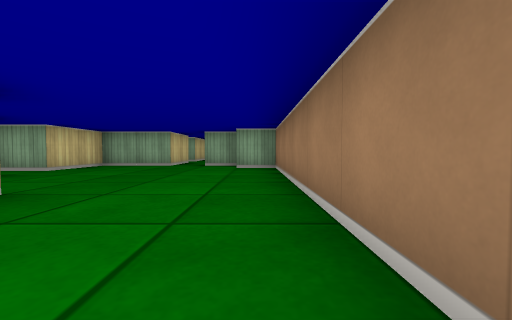
view 1 (above)

16 first-person views from a walk through a cub3D level. The camera is about half as high as the walls, tilts 2° down and sees 90° across. The floor is counted in squares. Each view is taken from the middle of a square. On the plan, view 1 faces up. The plan holds only what a view shows up to about 9 squares ahead; the rest is blank.

view 2
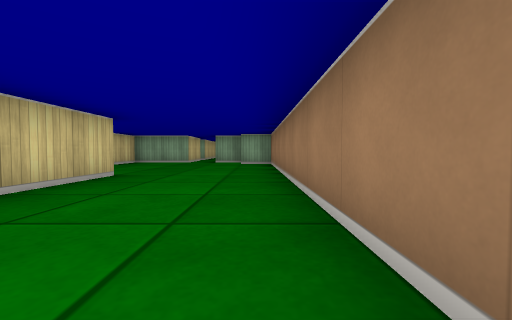

view 3
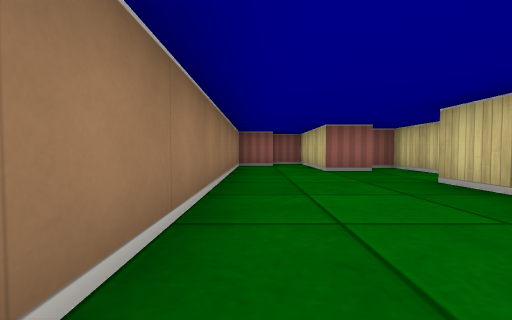

view 4
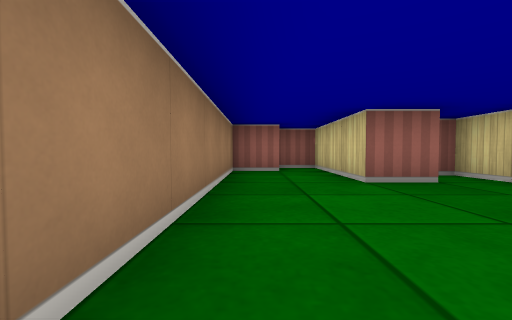

view 5
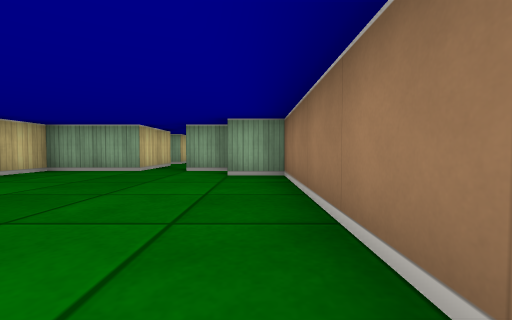

view 6
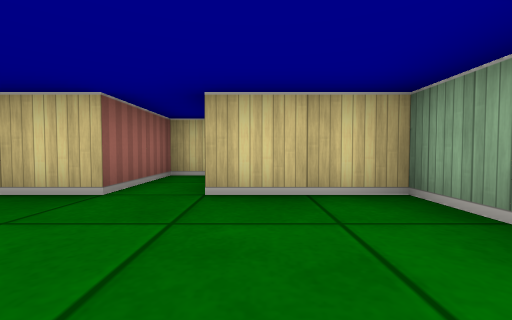

view 7
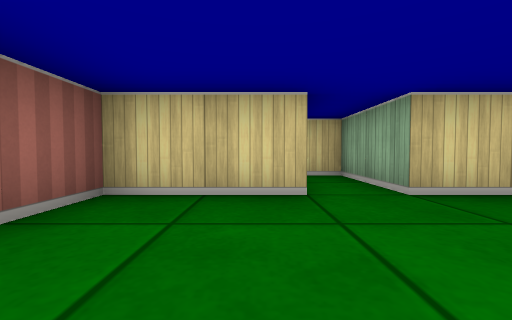

view 8
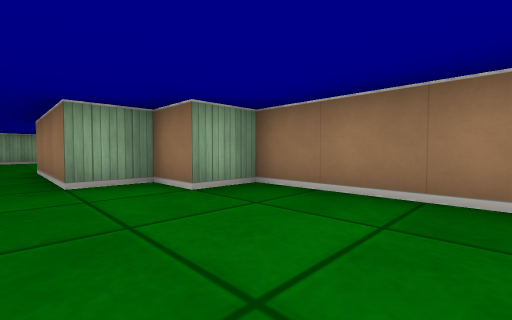

view 9
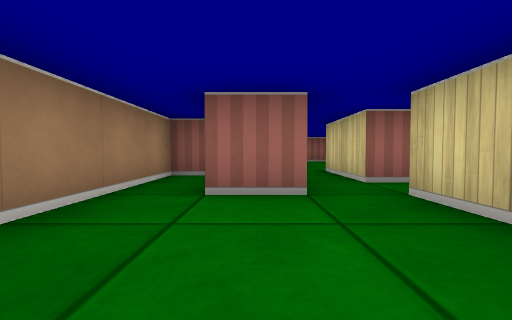

view 10
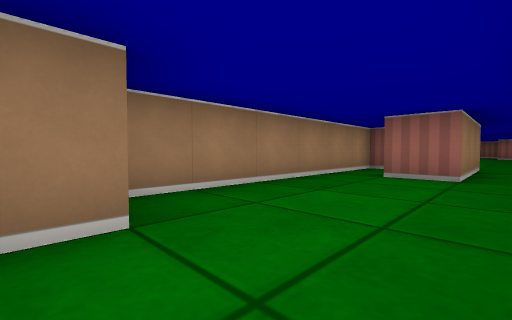

view 11
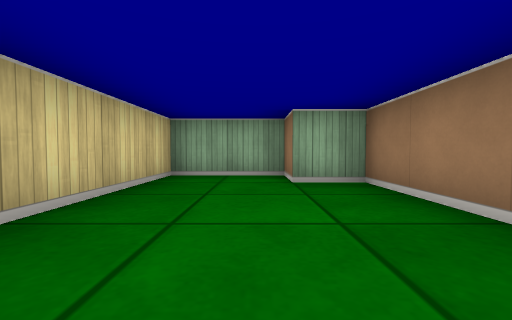

view 12
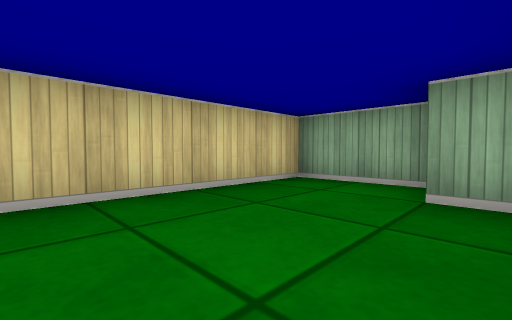

view 13
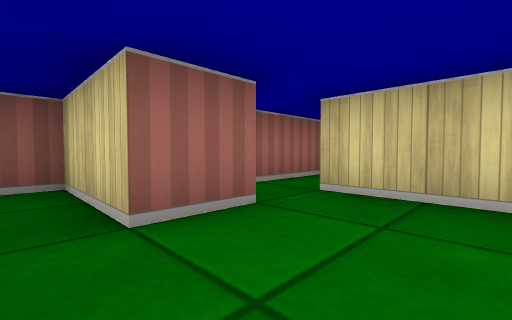

view 14
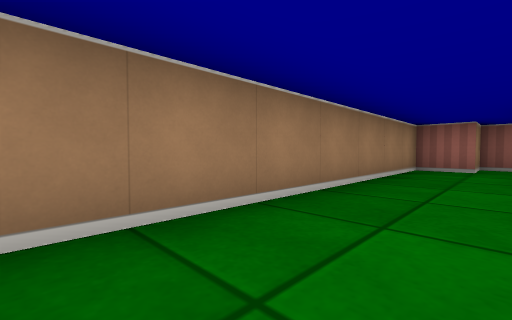

view 15
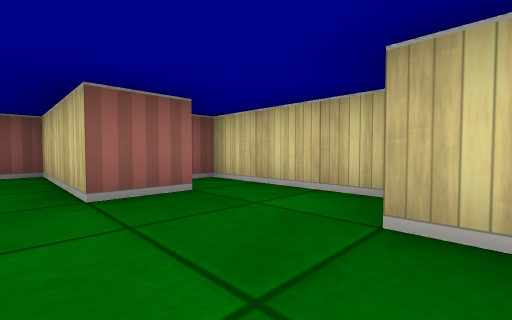

view 16
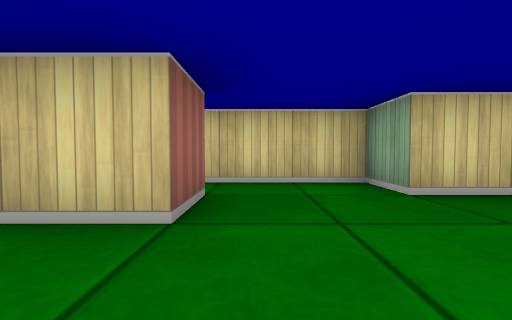

### Floor plan
Ten units are one square. View 1 is at (0, 0); x grows to the right and y downward. Boxes are objects, and circles mark ways between rooms. Rooms are numbered by the first view taken in them; rooms with no view inside come last. Other rooms are left out.
<svg viewBox="-70 -160 80 220">
<path fill="none" stroke="#000" d="M-25 -25 -25 5 -35 5 -35 35 -29 35M-26 25 -15 25 -15 55 -5 55 -5 45 5 45 5 -65 -5 -65 -5 -75 -15 -75M-25 -75 -45 -75 -45 -55 -65 -55 -65 -45 -45 -45 -45 -25 -34 -25M-42 -95 -25 -95 -25 -75M-15 -75 -15 -105 -5 -105 -5 -85 5 -85 5 -145 -5 -145 -5 -155 -25 -155 -25 -105"/>
<circle cx="-20" cy="-85" r="3" fill="#2a7"/>
<text x="-20" y="-20">1</text>
<text x="-10" y="-120">2</text>
</svg>
Room 1 opens to room 2.

Where each view was taken, in squares from view 1:
view 1: 0 up, 0 right, facing up
view 2: 2 down, 0 right, facing up
view 3: 3 up, 0 right, facing down
view 4: 1 up, 0 right, facing down
view 5: 2 up, 0 right, facing up
view 6: 6 up, 2 left, facing left
view 7: 4 up, 2 left, facing left
view 8: 4 up, 2 left, facing up-right
view 9: 13 up, 1 left, facing down
view 10: 15 up, 2 left, facing down-right
view 11: 11 up, 1 left, facing up
view 12: 12 up, 0 right, facing up-left
view 13: 12 up, 0 right, facing down-left
view 14: 2 up, 1 left, facing down-right
view 15: 0 up, 1 left, facing down-left
view 16: 2 down, 0 right, facing left
